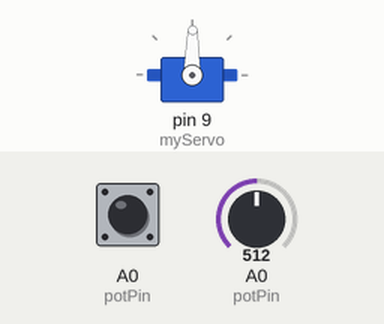
Recording of a program running on a simulated Arduino Uno, built with avr-gcc and run on an emulated ATmega328P. On the bench: servo. The test bench sets the inputs (shaded band); at power-on: A0 (potPin) = 512, A0 (potPin) HIGH.

Above: at 1.2 s.
1.3 s: A0 (potPin) set to 716
At 2.2 s:
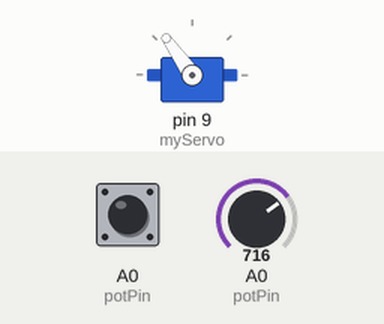
2.8 s: A0 (potPin) set to 900
At 4.0 s:
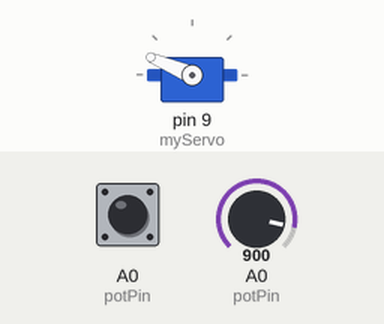
4.3 s: A0 (potPin) set to 1023
At 5.5 s:
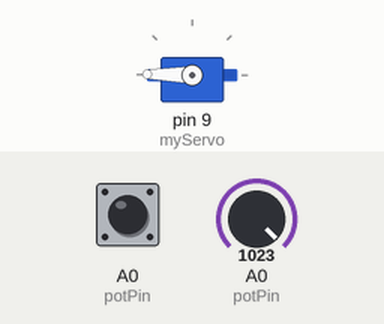
5.8 s: A0 (potPin) set to 306
At 6.5 s:
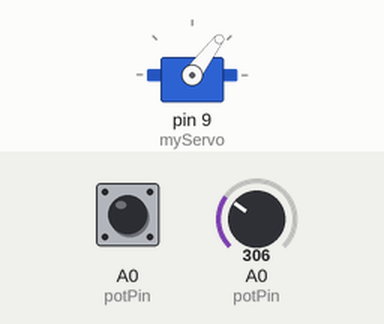
8.9 s: A0 (potPin) set to 122
At 10.3 s:
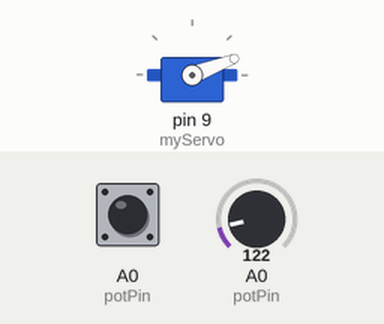
Timing chart, 0 to 11.4 s (numbered marks = the images above; inputs shaded):
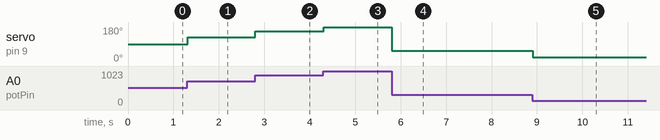

The program:

main.cpp
```cpp
#include<Servo.h>
#include<Arduino.h>

Servo myServo;
int const potPin = A0;
uint8_t* inputPin = (uint8_t*)0x28;
int potVal;
int angle;

void setup(){
  noInterrupts();
  PCICR |= (1 << PCIE1);
  PCMSK1 |= (1 << PCINT8);
  digitalWrite(A0, HIGH);
  interrupts();
  myServo.attach(9);
  Serial.begin(9600);
}

ISR(PCINT1_vect){
  Serial.print("Victory!!!!!!!!!!!!!!!!!!!!!!!!!!!!!!!!!!!!!!!!!!");
  potVal = analogRead(potPin);
  Serial.print("potVal: ");
  Serial.println(potVal);
  angle = map(potVal, 0, 1023, 0, 179);
  Serial.print("angle: ");
  Serial.println(angle);
}

void loop(){
  potVal = analogRead(potPin);
//  Serial.print("potVal: ");
  //Serial.println(potVal);
  angle = map(potVal, 0, 1023, 0, 179);
  //Serial.print("angle: ");
  //Serial.println(angle);
  myServo.write(angle);
  delay(15);
}
```

Measured:
- after the input at 1.3 s, servo on pin 9 (myServo): 89° → 125° at once
- after the input at 2.8 s, servo on pin 9 (myServo): 125° → 157° at once
- after the input at 4.3 s, servo on pin 9 (myServo): 157° → 179° at once
- after the input at 5.8 s, servo on pin 9 (myServo): 179° → 53° at once
- after the input at 8.9 s, servo on pin 9 (myServo): 53° → 21° at once
